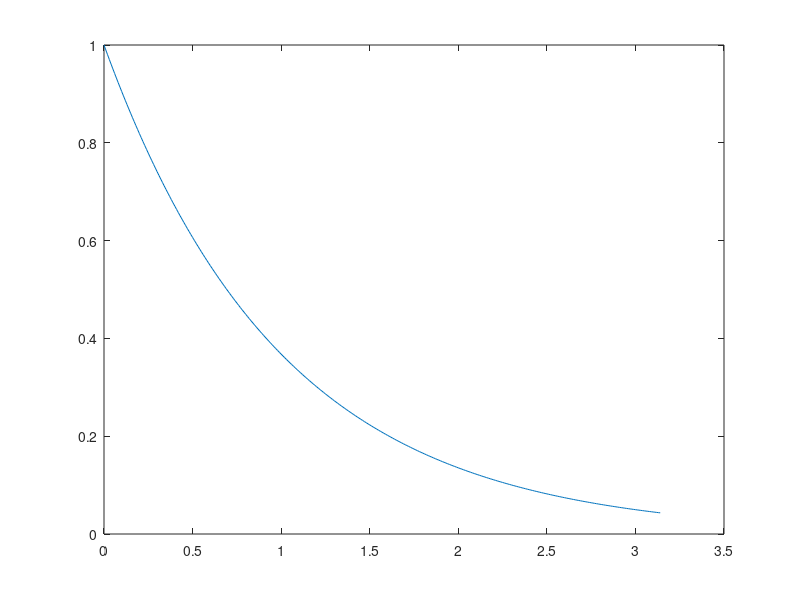

Source code (MATLAB):
%% Opdracht 3
% Hieronder staat code waarmee je een grafiek van een inverse logaritmische 
% functie tekent. Maak een nieuw figuur aan. Maak alle waarden in 'signaal'
% die groter dan 0.5 gelijk aan nul. 
% Ken die aangepaste vector toe aan een variabele 'data'. 
% Plot 'data' met de bijbehorende tijdstippen in het nieuwe figure. 

close all
t = 0:0.01:pi;
signaal = 1./exp(t);
plot(t,signaal)
